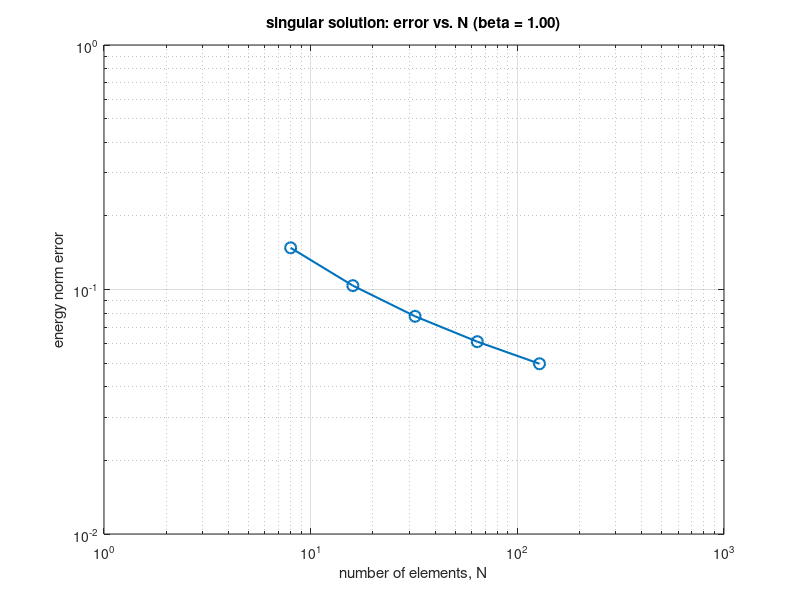
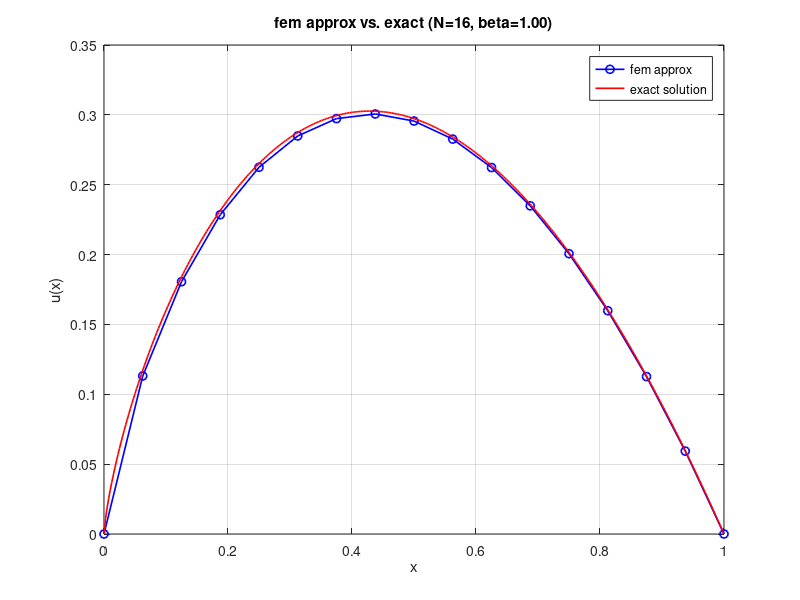

MATLAB code for these plots, in order:
function fem1dpoisson()
% solves -u'' = f on (0,1) with u(0) = u(1) = 0
% targeting a singular solution: u(x) = x^(3/4) * (1 - x)
% mesh isn’t uniform anymore, we’re using x_i = (i/n)^beta

    number_of_elements_list = [8, 16, 32, 64, 128];

    beta = 1.0;

    energy_norm_errors = zeros(size(number_of_elements_list));

    for idx = 1:length(number_of_elements_list)
        num_elems = number_of_elements_list(idx);
       
        xcoords = generate_nonuniform_mesh(num_elems, beta); % non uniform according to beta
        [stiffness_matrix, load_vector] = assemble_system_sing(xcoords); 

        fem_interior_solution = stiffness_matrix \ load_vector;
        
        complete_solution = [0; fem_interior_solution; 0];

        energy_norm_errors(idx) = compute_energy_error_sing(complete_solution, xcoords);
    end


%% 

%_________________________________plot energy norm error versus number of elements list on a log-log scale
    figure;
    loglog(number_of_elements_list, energy_norm_errors, 'o-', 'lineWidth', 1.5, 'markerSize', 8);
    grid on;
    xlabel('number of elements, N');
    ylabel('energy norm error');
    title(sprintf('singular solution: error vs. N (beta = %.2f)', beta));


%_________________________________approx solution versus the exact solution for one mesh
    sample_elems = 16;
    sample_xcoords = generate_nonuniform_mesh(sample_elems, beta);
    [sample_stiff, sample_load] = assemble_system_sing(sample_xcoords);
    sample_interior_sol = sample_stiff \ sample_load;
    sample_full_sol = [0; sample_interior_sol; 0];

    x_nodes = sample_xcoords; % x axis vals

    x_fine = linspace(0,1,400); 
    u_exact_fine = exact_solution_sing(x_fine); % exxact sol

    figure;
    plot(x_nodes, sample_full_sol, 'bo-', 'lineWidth', 1.2, ...
         'markerSize', 6, 'displayName', 'fem approx');
    hold on;
    plot(x_fine, u_exact_fine, 'r-', 'lineWidth', 1.2, ...
         'displayName', 'exact solution');
    xlabel('x');
    ylabel('u(x)');
    legend('location','best');
    title(sprintf('fem approx vs. exact (N=%d, beta=%.2f)', sample_elems, beta));
    grid on;
end


function xcoords = generate_nonuniform_mesh(num_elems, beta)
% xcoords is a vector of length (num_elems+1) with xcoords(1)=0, xcoords(end)=1, and xcoords(i) = (i/num_elems)^beta.
    xcoords = zeros(num_elems+1, 1);
    for i = 0:num_elems
        xcoords(i+1) = (i/num_elems)^beta;
    end
end



%% 

function [stiffness_matrix, load_vector] = assemble_system_sing(xcoords)
% xcoords has length n+1, so there are n = num_elems intervals

    n = length(xcoords) - 1;            % number of elements
    stiffness_matrix = zeros(n-1, n-1); % for interior nodes
    load_vector      = zeros(n-1, 1);

    for elem = 1:n

        left_node = elem; % fix which node we are taking
        right_node = elem + 1;
        x_left = xcoords(left_node);
        x_right = xcoords(right_node);


        h_e = x_right - x_left;

        localK = (1 / h_e) * [1, -1; -1, 1]; % local stiffness (*1)

        x_mid = 0.5*(x_left + x_right); % midpoint (*2)
        localb = h_e * f_sing(x_mid) * [0.5; 0.5];


%____________shifting :  interior node? shift index (ignore boundaries)
        if (left_node >= 2) && (left_node <= n)
            iL = left_node - 1;
        else
            iL = 0;  % boundary
        end


        if (right_node >= 2) && (right_node <= n)
            iR = right_node - 1;
        else
            iR = 0;  % boundary
        end

%____________assemble stiffness matrix 
        % (1,1) -> left node, (2,2) -> right node
        if iL > 0
            stiffness_matrix(iL,iL) = stiffness_matrix(iL,iL) + localK(1,1);
        end
        if iR > 0
            stiffness_matrix(iR,iR) = stiffness_matrix(iR,iR) + localK(2,2);
        end
        if iL>0 && iR>0
            stiffness_matrix(iL,iR) = stiffness_matrix(iL,iR) + localK(1,2);
            stiffness_matrix(iR,iL) = stiffness_matrix(iR,iL) + localK(2,1);
        end

%____________assemble load vector
        if iL > 0
            load_vector(iL) = load_vector(iL) + localb(1);
        end
        if iR > 0
            load_vector(iR) = load_vector(iR) + localb(2);
        end
    end
end




%% 
function val = f_sing(x)
    val = (3/16)*x.^(-5/4).*(1 - x) + (3/2)*x.^(-1/4);
end


%% 

function error_value = compute_energy_error_sing(complete_sol, xcoords)
    n = length(xcoords) - 1;
    sum_sq_error = 0;


    for elem = 1:n
        x_left = xcoords(elem);
        x_right = xcoords(elem+1);
        h_e = x_right - x_left;

        % FEM derivative on [x_left, x_right]
        % complete_sol has n+1 entries (global nodes 1 to n+1)

        fem_deriv = (complete_sol(elem+1) - complete_sol(elem)) / h_e;

        % 2-pt Gauss quadrature to get error in derivatives
        gauss_pts = [-1/sqrt(3), 1/sqrt(3)];
        gauss_wts = [1, 1];

        for q = 1:2
            xi = gauss_pts(q);
            wq = gauss_wts(q);

            % map Gauss pt from [-1,1] to [x_left, x_right]
            xq = 0.5*(x_right - x_left)*xi + 0.5*(x_right + x_left);
            dq = 0.5*(x_right - x_left);

            diff_val = exact_derivative_sing(xq) - fem_deriv;

            sum_sq_error = sum_sq_error + (diff_val^2)*wq*dq;
        end
    end

    error_value = sqrt(sum_sq_error);
end



%% 


function val = exact_solution_sing(x)
    val = x.^(3/4).*(1 - x);
end


function val = exact_derivative_sing(x)
    % u'(x) = (3/4)* x^(-1/4)*(1-x) - x^(3/4).
    val = (3/4)*x.^(-1/4).*(1 - x) - x.^(3/4);
end











